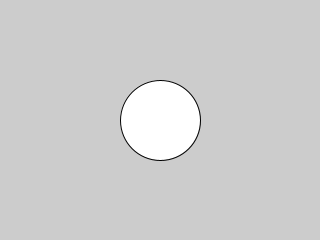
Frame 1 (no input)
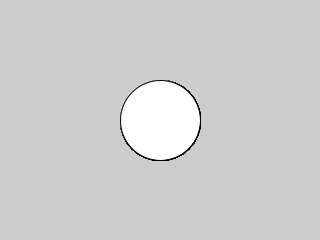
Frame 60 (the mouse pressed at the canvas centre just before this capture)
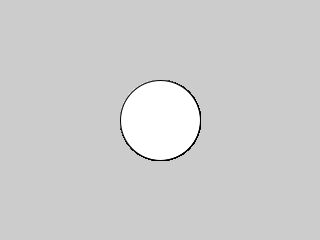
Frame 120 (the mouse held since frame 60 and released just before this capture)

The Processing sketch that drew these frames (run headless with seeded random() and noise(); from frame 60 on, the mouse is pressed at the canvas centre):

// Processing sketch: NoAnticipation
// ── NoAnticipation.pde
// anticipation

void setup(){
  size(320,240);
}

void draw(){
  ellipse(width/2,height/2,width/4,width/4);
}
